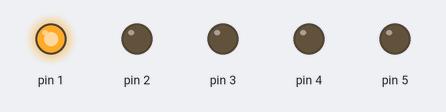
This sketch was run on a simulated Arduino Uno, built with avr-gcc and run on an emulated ATmega328P. Parts: output pins drawn as LEDs (lit = HIGH).

Above: at 0.05 s.
At 0.65 s:
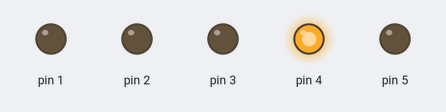
At 1.25 s:
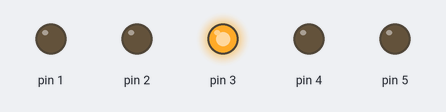
At 1.85 s:
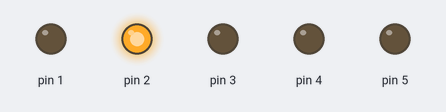
At 2.5 s:
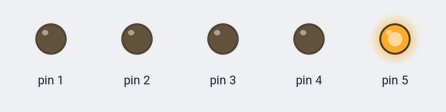
Timing chart, 0 to 3.0 s (numbered marks = the images above):
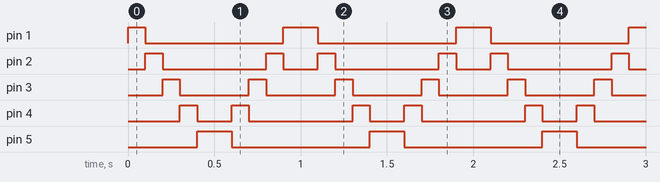

Measured:
- by itself, pin 1: repeats every 1.0 s: LOW 0.80 s, HIGH 0.20 s
- by itself, pin 2: repeats every 1.0 s: LOW 0.60 s, HIGH 0.10 s, LOW 0.20 s, HIGH 0.10 s
- by itself, pin 3: alternates HIGH for 0.10 s and LOW for 0.40 s
- by itself, pin 4: repeats every 1.0 s: LOW 0.20 s, HIGH 0.10 s, LOW 0.60 s, HIGH 0.10 s
- by itself, pin 5: alternates HIGH for 0.20 s and LOW for 0.80 s

The sketch:

lab1pt2.ino
```cpp
/*
 * IT462 George saab Lab 1 part 2
 */
int timer = 100;


void setup() {

  // use a for loop to initialize each pin as an output:
  for (int Pins = 1; Pins < 6; Pins++) {

    pinMode(Pins, OUTPUT);

  }
}

void LowtoHigh(){
    // loop from the lowest pin to the highest:

    for (int Pins = 1; Pins < 6; Pins++) {

      digitalWrite(Pins, HIGH); // turn the pin on range 1 through 5

      delay(timer);

      digitalWrite(Pins, LOW); // turn the pin off range 1 through 5

  }
}

void HightoLow(){
    // loop from the highest pin to the lowest:
     for (int Pins = 5; Pins >= 1; Pins--) {

      digitalWrite(Pins, HIGH);  // turn the pin on range 1 through 5

      delay(timer);

      digitalWrite(Pins, LOW); // turn the pin off range 1 through 5
  }

}

void loop() {

  LowtoHigh();

  HightoLow();


}
```
